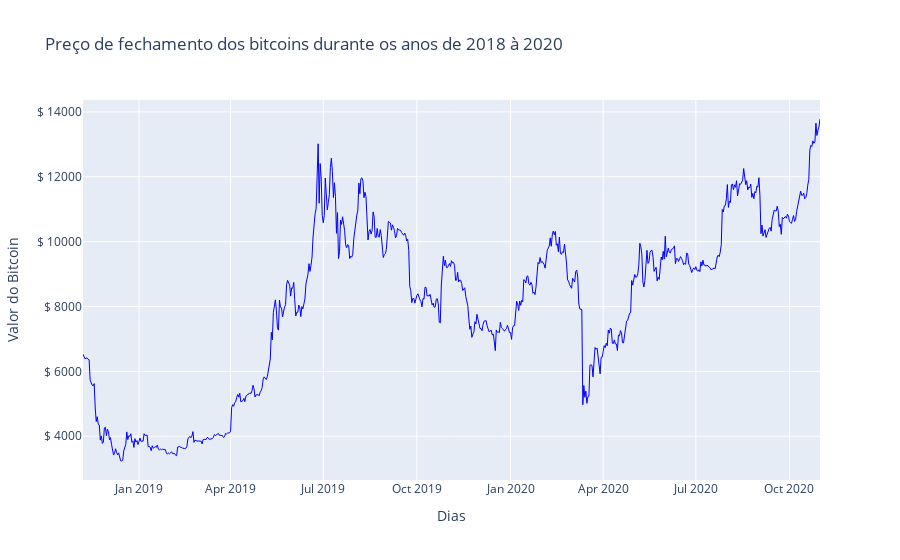

Source (notebook cell):
### Code cell
# visualização do dados de preço de fechamento
fig_fechamento = {
    'x': df1.data,
    'y': df.fechamento,
    'type': 'scatter',
    'mode': 'lines',
    'line': {
        'width': 1,
        'color': 'blue'
    }
}
# informar todos os dados e gráficos em uma lista
data = [fig_fechamento]
 
# configurar o layout do gráfico
layout = go.Layout(title='Preço de fechamento dos bitcoins durante os anos de 2018 à 2020 ',

                   # Definindo exibicao dos eixos x e y
                   yaxis={'title':'Valor do Bitcoin', 
                          'tickformat':'.', 
                          'tickprefix':'$ '},
                   xaxis={'title': 'Dias',
                          })
 
# instanciar objeto Figure e plotar o gráfico
fig = go.Figure(data=data, layout=layout)
fig.show()

### Figure 1 — Plotly figure (JSON) as saved in the notebook; plotly's stock layout.template omitted (floating-point values rounded to 4 significant figures; data arrays with more than 128 entries replaced by an {"elided": "..."} marker saying what was removed)
{"data": [{"line": {"color": "blue", "width": 1}, "mode": "lines", "type": "scatter", "x": {"elided": "725 str values"}, "y": {"elided": "725 float values"}}], "layout": {"title": {"text": "Preço de fechamento dos bitcoins durante os anos de 2018 à 2020 "}, "xaxis": {"title": {"text": "Dias"}}, "yaxis": {"tickformat": ".", "tickprefix": "$ ", "title": {"text": "Valor do Bitcoin"}}}}
